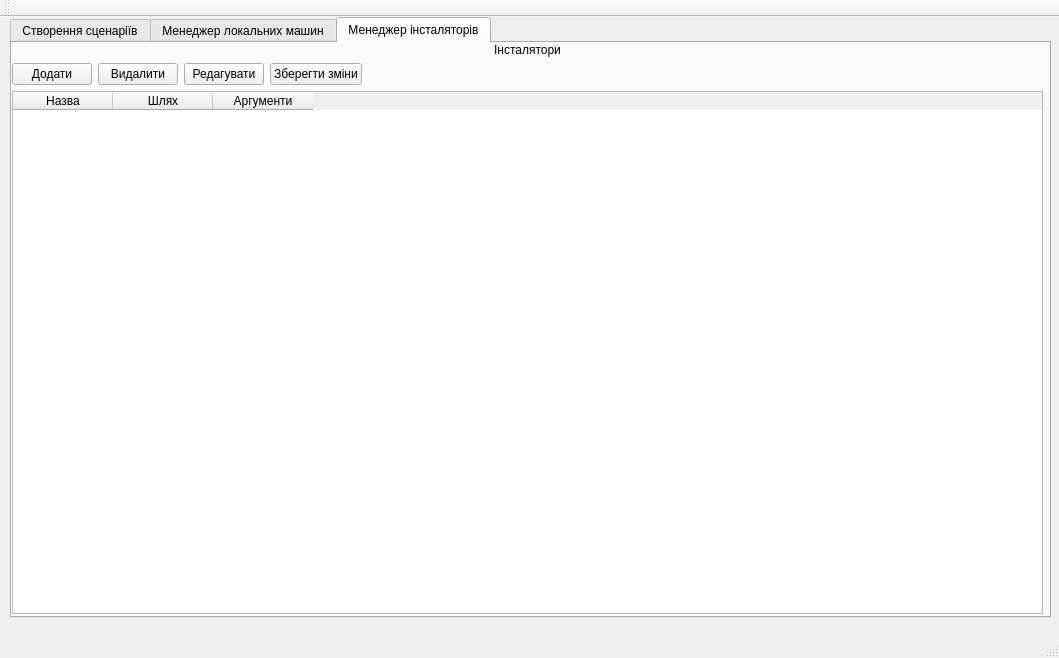
<?xml version="1.0" encoding="UTF-8"?>
<ui version="4.0">
 <class>MainWindow</class>
 <widget class="QMainWindow" name="MainWindow">
  <property name="geometry">
   <rect>
    <x>0</x>
    <y>0</y>
    <width>1059</width>
    <height>658</height>
   </rect>
  </property>
  <property name="windowTitle">
   <string>MainWindow</string>
  </property>
  <widget class="QWidget" name="centralWidget">
   <widget class="QTabWidget" name="installerTabWidget">
    <property name="geometry">
     <rect>
      <x>10</x>
      <y>0</y>
      <width>1041</width>
      <height>601</height>
     </rect>
    </property>
    <property name="currentIndex">
     <number>2</number>
    </property>
    <widget class="QWidget" name="createScriptTab">
     <attribute name="title">
      <string>Створення сценаріїв</string>
     </attribute>
     <widget class="QWidget" name="layoutWidget">
      <property name="geometry">
       <rect>
        <x>0</x>
        <y>0</y>
        <width>1041</width>
        <height>571</height>
       </rect>
      </property>
      <layout class="QGridLayout" name="createScriptGridLayout">
       <item row="0" column="0">
        <layout class="QVBoxLayout" name="componentVerticalLayout">
         <item>
          <widget class="QLabel" name="installerComponentLabel">
           <property name="text">
            <string>Компоненти інсталятора</string>
           </property>
           <property name="alignment">
            <set>Qt::AlignCenter</set>
           </property>
          </widget>
         </item>
         <item>
          <layout class="QHBoxLayout" name="componentButtonsHorizontalLayout">
           <item>
            <widget class="QPushButton" name="openInstallerButton">
             <property name="text">
              <string>Open</string>
             </property>
            </widget>
           </item>
           <item>
            <widget class="QPushButton" name="refreshListButton">
             <property name="text">
              <string>Оновити список</string>
             </property>
            </widget>
           </item>
           <item>
            <spacer name="componentButtonsHorizontalSpacer">
             <property name="orientation">
              <enum>Qt::Horizontal</enum>
             </property>
             <property name="sizeHint" stdset="0">
              <size>
               <width>40</width>
               <height>20</height>
              </size>
             </property>
            </spacer>
           </item>
          </layout>
         </item>
         <item>
          <widget class="QTreeWidget" name="installerComponentTreeWidget">
           <column>
            <property name="text">
             <string notr="true">Компоненти інсталятора</string>
            </property>
           </column>
          </widget>
         </item>
         <item>
          <widget class="QLabel" name="proprtyComponentLabel">
           <property name="text">
            <string>Властивості компонента</string>
           </property>
           <property name="alignment">
            <set>Qt::AlignCenter</set>
           </property>
          </widget>
         </item>
         <item>
          <widget class="QTableWidget" name="proprtyComponentTableWidget">
           <column>
            <property name="text">
             <string>Назва</string>
            </property>
           </column>
           <column>
            <property name="text">
             <string>Значення</string>
            </property>
           </column>
          </widget>
         </item>
        </layout>
       </item>
       <item row="0" column="1">
        <layout class="QVBoxLayout" name="ScriptsVerticalLayout">
         <item>
          <widget class="QLabel" name="scriptLabel">
           <property name="text">
            <string>Скріпт</string>
           </property>
           <property name="alignment">
            <set>Qt::AlignCenter</set>
           </property>
          </widget>
         </item>
         <item>
          <widget class="QTextEdit" name="textEdit"/>
         </item>
        </layout>
       </item>
      </layout>
     </widget>
    </widget>
    <widget class="QWidget" name="hostManagerTab">
     <attribute name="title">
      <string>Менеджер локальних машин</string>
     </attribute>
     <widget class="QWidget" name="layoutWidget">
      <property name="geometry">
       <rect>
        <x>0</x>
        <y>0</y>
        <width>1031</width>
        <height>571</height>
       </rect>
      </property>
      <layout class="QGridLayout" name="hostManagerTabGridLayout">
       <item row="0" column="0">
        <layout class="QVBoxLayout" name="hostListVerticalLayout">
         <item>
          <widget class="QLabel" name="localMachineListLabel">
           <property name="text">
            <string>Список локальних машин</string>
           </property>
           <property name="alignment">
            <set>Qt::AlignCenter</set>
           </property>
          </widget>
         </item>
         <item>
          <layout class="QHBoxLayout" name="hostListButtonsHorizontalLayout">
           <item>
            <widget class="QPushButton" name="fullUpdateHostListButton">
             <property name="text">
              <string>Повне оновлення</string>
             </property>
            </widget>
           </item>
           <item>
            <widget class="QPushButton" name="updateHostListButton">
             <property name="text">
              <string>Оновлення</string>
             </property>
            </widget>
           </item>
           <item>
            <widget class="QPushButton" name="startInstalationButton">
             <property name="text">
              <string>Запуск</string>
             </property>
            </widget>
           </item>
           <item>
            <spacer name="hostListButtonsHorizontalSpacer">
             <property name="orientation">
              <enum>Qt::Horizontal</enum>
             </property>
             <property name="sizeHint" stdset="0">
              <size>
               <width>40</width>
               <height>20</height>
              </size>
             </property>
            </spacer>
           </item>
          </layout>
         </item>
         <item>
          <widget class="QTableWidget" name="hostListTableWidget">
           <column>
            <property name="text">
             <string>Назва хоста</string>
            </property>
           </column>
           <column>
            <property name="text">
             <string>IP</string>
            </property>
           </column>
           <column>
            <property name="text">
             <string>Статус</string>
            </property>
           </column>
           <column>
            <property name="text">
             <string>Для запуска</string>
            </property>
           </column>
          </widget>
         </item>
        </layout>
       </item>
       <item row="0" column="1">
        <layout class="QVBoxLayout" name="scriptsListVerticalLayout">
         <item>
          <widget class="QLabel" name="ScriptListLabel">
           <property name="text">
            <string>Список сценаріїв</string>
           </property>
           <property name="alignment">
            <set>Qt::AlignCenter</set>
           </property>
          </widget>
         </item>
         <item>
          <layout class="QHBoxLayout" name="scriptsListButtonsHorizontalLayout">
           <item>
            <widget class="QPushButton" name="addNewScriptButton">
             <property name="text">
              <string>Додати</string>
             </property>
            </widget>
           </item>
           <item>
            <widget class="QPushButton" name="removeScriptButton">
             <property name="text">
              <string>Видалити</string>
             </property>
            </widget>
           </item>
           <item>
            <widget class="QPushButton" name="editScriptButton">
             <property name="text">
              <string>Редагувати</string>
             </property>
            </widget>
           </item>
           <item>
            <spacer name="scriptsListButtonsHorizontalSpacer">
             <property name="orientation">
              <enum>Qt::Horizontal</enum>
             </property>
             <property name="sizeHint" stdset="0">
              <size>
               <width>40</width>
               <height>20</height>
              </size>
             </property>
            </spacer>
           </item>
          </layout>
         </item>
         <item>
          <widget class="QTableWidget" name="scriptListTableWidget">
           <column>
            <property name="text">
             <string>Назва сценарія</string>
            </property>
           </column>
           <column>
            <property name="text">
             <string>Для запуска</string>
            </property>
           </column>
          </widget>
         </item>
        </layout>
       </item>
      </layout>
     </widget>
    </widget>
    <widget class="QWidget" name="installerManagerTab">
     <attribute name="title">
      <string>Менеджер інсталяторів</string>
     </attribute>
     <widget class="QWidget" name="">
      <property name="geometry">
       <rect>
        <x>0</x>
        <y>0</y>
        <width>1031</width>
        <height>571</height>
       </rect>
      </property>
      <layout class="QVBoxLayout" name="installerVerticalLayout">
       <item>
        <widget class="QLabel" name="installerLabel">
         <property name="text">
          <string>Інсталятори</string>
         </property>
         <property name="alignment">
          <set>Qt::AlignCenter</set>
         </property>
        </widget>
       </item>
       <item>
        <layout class="QHBoxLayout" name="installerButtonHorizontalLayout">
         <item>
          <widget class="QPushButton" name="addInstallerPushButton">
           <property name="text">
            <string>Додати</string>
           </property>
          </widget>
         </item>
         <item>
          <widget class="QPushButton" name="deleteInstallerPushButton">
           <property name="text">
            <string>Видалити</string>
           </property>
          </widget>
         </item>
         <item>
          <widget class="QPushButton" name="editInstallerPushButton">
           <property name="text">
            <string>Редагувати</string>
           </property>
          </widget>
         </item>
         <item>
          <widget class="QPushButton" name="saveChangesPushButton">
           <property name="text">
            <string>Зберегти зміни</string>
           </property>
          </widget>
         </item>
         <item>
          <spacer name="installerButtonHorizontalSpacer">
           <property name="orientation">
            <enum>Qt::Horizontal</enum>
           </property>
           <property name="sizeHint" stdset="0">
            <size>
             <width>40</width>
             <height>20</height>
            </size>
           </property>
          </spacer>
         </item>
        </layout>
       </item>
       <item>
        <widget class="QTableWidget" name="installerTableWidget">
         <column>
          <property name="text">
           <string>Назва</string>
          </property>
         </column>
         <column>
          <property name="text">
           <string>Шлях</string>
          </property>
         </column>
         <column>
          <property name="text">
           <string>Аргументи</string>
          </property>
         </column>
        </widget>
       </item>
      </layout>
     </widget>
    </widget>
   </widget>
  </widget>
  <widget class="QMenuBar" name="menuBar">
   <property name="geometry">
    <rect>
     <x>0</x>
     <y>0</y>
     <width>1059</width>
     <height>20</height>
    </rect>
   </property>
  </widget>
  <widget class="QToolBar" name="mainToolBar">
   <attribute name="toolBarArea">
    <enum>TopToolBarArea</enum>
   </attribute>
   <attribute name="toolBarBreak">
    <bool>false</bool>
   </attribute>
  </widget>
  <widget class="QStatusBar" name="statusBar"/>
 </widget>
 <tabstops>
  <tabstop>openInstallerButton</tabstop>
  <tabstop>refreshListButton</tabstop>
  <tabstop>installerComponentTreeWidget</tabstop>
  <tabstop>proprtyComponentTableWidget</tabstop>
  <tabstop>textEdit</tabstop>
  <tabstop>fullUpdateHostListButton</tabstop>
  <tabstop>updateHostListButton</tabstop>
  <tabstop>startInstalationButton</tabstop>
  <tabstop>hostListTableWidget</tabstop>
  <tabstop>addNewScriptButton</tabstop>
  <tabstop>removeScriptButton</tabstop>
  <tabstop>editScriptButton</tabstop>
  <tabstop>scriptListTableWidget</tabstop>
  <tabstop>addInstallerPushButton</tabstop>
  <tabstop>deleteInstallerPushButton</tabstop>
  <tabstop>editInstallerPushButton</tabstop>
  <tabstop>saveChangesPushButton</tabstop>
  <tabstop>installerTableWidget</tabstop>
  <tabstop>installerTabWidget</tabstop>
 </tabstops>
 <resources/>
 <connections/>
</ui>
